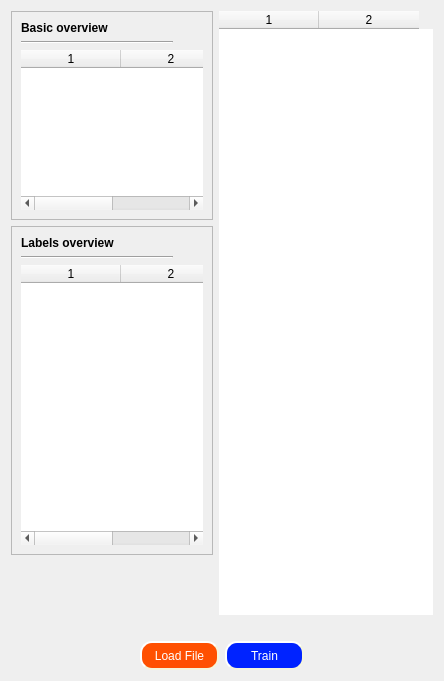
          <widget class="QWidget" name="MainTab">
           <attribute name="title">
            <string>Main</string>
           </attribute>
           <layout class="QVBoxLayout" name="verticalLayout_2">
            <item>
             <layout class="QHBoxLayout" name="horizontalLayout_4">
              <item>
               <layout class="QVBoxLayout" name="verticalLayout_3">
                <item>
                 <widget class="QFrame" name="frame_2">
                  <property name="styleSheet">
                   <string notr="true">max-width:200px</string>
                  </property>
                  <property name="frameShape">
                   <enum>QFrame::StyledPanel</enum>
                  </property>
                  <property name="frameShadow">
                   <enum>QFrame::Raised</enum>
                  </property>
                  <layout class="QVBoxLayout" name="verticalLayout_4">
                   <item>
                    <widget class="QLabel" name="BassicOverviewLabel">
                     <property name="font">
                      <font>
                       <family>Arial</family>
                       <pointsize>9</pointsize>
                       <weight>75</weight>
                       <bold>true</bold>
                      </font>
                     </property>
                     <property name="styleSheet">
                      <string notr="true">min-width:150px;
max-width:150px;</string>
                     </property>
                     <property name="text">
                      <string>Basic overview</string>
                     </property>
                    </widget>
                   </item>
                   <item>
                    <widget class="Line" name="line">
                     <property name="styleSheet">
                      <string notr="true">min-width:150px;
max-width:150px;</string>
                     </property>
                     <property name="orientation">
                      <enum>Qt::Horizontal</enum>
                     </property>
                    </widget>
                   </item>
                   <item>
                    <widget class="QTableWidget" name="BassicLabelInfoTableWidget">
                     <property name="maximumSize">
                      <size>
                       <width>200</width>
                       <height>160</height>
                      </size>
                     </property>
                     <property name="styleSheet">
                      <string notr="true">border:0px;</string>
                     </property>
                     <property name="editTriggers">
                      <set>QAbstractItemView::NoEditTriggers</set>
                     </property>
                     <property name="showGrid">
                      <bool>false</bool>
                     </property>
                     <property name="columnCount">
                      <number>2</number>
                     </property>
                     <column/>
                     <column/>
                    </widget>
                   </item>
                  </layout>
                 </widget>
                </item>
                <item>
                 <widget class="QFrame" name="frame">
                  <property name="styleSheet">
                   <string notr="true">max-width:200px</string>
                  </property>
                  <property name="frameShape">
                   <enum>QFrame::StyledPanel</enum>
                  </property>
                  <property name="frameShadow">
                   <enum>QFrame::Raised</enum>
                  </property>
                  <layout class="QVBoxLayout" name="verticalLayout_5">
                   <item>
                    <widget class="QLabel" name="LabelsOvervieLabel">
                     <property name="font">
                      <font>
                       <family>Arial</family>
                       <pointsize>9</pointsize>
                       <weight>75</weight>
                       <bold>true</bold>
                      </font>
                     </property>
                     <property name="styleSheet">
                      <string notr="true">min-width:150px;
max-width:150px;</string>
                     </property>
                     <property name="text">
                      <string>Labels overview</string>
                     </property>
                    </widget>
                   </item>
                   <item>
                    <widget class="Line" name="line_2">
                     <property name="styleSheet">
                      <string notr="true">min-width:150px;
max-width:150px;</string>
                     </property>
                     <property name="orientation">
                      <enum>Qt::Horizontal</enum>
                     </property>
                    </widget>
                   </item>
                   <item>
                    <widget class="QTableWidget" name="LabelTableWidget">
                     <property name="minimumSize">
                      <size>
                       <width>0</width>
                       <height>280</height>
                      </size>
                     </property>
                     <property name="maximumSize">
                      <size>
                       <width>200</width>
                       <height>16777215</height>
                      </size>
                     </property>
                     <property name="styleSheet">
                      <string notr="true">border:0px;</string>
                     </property>
                     <property name="editTriggers">
                      <set>QAbstractItemView::NoEditTriggers</set>
                     </property>
                     <property name="showGrid">
                      <bool>false</bool>
                     </property>
                     <property name="gridStyle">
                      <enum>Qt::SolidLine</enum>
                     </property>
                     <property name="columnCount">
                      <number>2</number>
                     </property>
                     <column/>
                     <column/>
                    </widget>
                   </item>
                  </layout>
                 </widget>
                </item>
                <item>
                 <spacer name="verticalSpacer_15">
                  <property name="orientation">
                   <enum>Qt::Vertical</enum>
                  </property>
                  <property name="sizeHint" stdset="0">
                   <size>
                    <width>20</width>
                    <height>40</height>
                   </size>
                  </property>
                 </spacer>
                </item>
                <item>
                 <spacer name="verticalSpacer">
                  <property name="orientation">
                   <enum>Qt::Vertical</enum>
                  </property>
                  <property name="sizeHint" stdset="0">
                   <size>
                    <width>20</width>
                    <height>40</height>
                   </size>
                  </property>
                 </spacer>
                </item>
               </layout>
              </item>
              <item>
               <layout class="QVBoxLayout" name="DatasetTableWidgetLayout">
                <item>
                 <widget class="QTableWidget" name="DatasetTableWidget">
                  <property name="styleSheet">
                   <string notr="true">border:0px</string>
                  </property>
                  <property name="sizeAdjustPolicy">
                   <enum>QAbstractScrollArea::AdjustToContents</enum>
                  </property>
                  <property name="editTriggers">
                   <set>QAbstractItemView::AnyKeyPressed|QAbstractItemView::EditKeyPressed</set>
                  </property>
                  <property name="selectionMode">
                   <enum>QAbstractItemView::NoSelection</enum>
                  </property>
                  <property name="columnCount">
                   <number>2</number>
                  </property>
                  <attribute name="horizontalHeaderCascadingSectionResizes">
                   <bool>false</bool>
                  </attribute>
                  <column/>
                  <column/>
                 </widget>
                </item>
                <item>
                 <layout class="QHBoxLayout" name="horizontalLayout_12">
                  <item>
                   <spacer name="horizontalSpacer_3">
                    <property name="orientation">
                     <enum>Qt::Horizontal</enum>
                    </property>
                    <property name="sizeHint" stdset="0">
                     <size>
                      <width>40</width>
                      <height>20</height>
                     </size>
                    </property>
                   </spacer>
                  </item>
                  <item>
                   <spacer name="horizontalSpacer_4">
                    <property name="orientation">
                     <enum>Qt::Horizontal</enum>
                    </property>
                    <property name="sizeHint" stdset="0">
                     <size>
                      <width>40</width>
                      <height>20</height>
                     </size>
                    </property>
                   </spacer>
                  </item>
                  <item>
                   <spacer name="horizontalSpacer_5">
                    <property name="orientation">
                     <enum>Qt::Horizontal</enum>
                    </property>
                    <property name="sizeHint" stdset="0">
                     <size>
                      <width>40</width>
                      <height>20</height>
                     </size>
                    </property>
                   </spacer>
                  </item>
                 </layout>
                </item>
               </layout>
              </item>
             </layout>
            </item>
            <item>
             <layout class="QHBoxLayout" name="horizontalLayout">
              <item>
               <spacer name="horizontalSpacer">
                <property name="orientation">
                 <enum>Qt::Horizontal</enum>
                </property>
                <property name="sizeHint" stdset="0">
                 <size>
                  <width>40</width>
                  <height>20</height>
                 </size>
                </property>
               </spacer>
              </item>
              <item>
               <widget class="QPushButton" name="LoadFileButton">
                <property name="font">
                 <font>
                  <family>Arial</family>
                  <pointsize>9</pointsize>
                 </font>
                </property>
                <property name="styleSheet">
                 <string notr="true">QPushButton{ 
	background-color: #FF5001;
	border-style: outset;
	border-width: 2px;
	border-radius: 12px;
	border-color: beige;
	max-width: 75px;
	min-width: 75px;
	max-height:25px;
	min-height:25px;
	color: rgb(255, 255, 255);
 }
QPushButton:pressed{ background-color: #FF5001; }
QPushButton:hover{ background-color: #eb4900; }</string>
                </property>
                <property name="text">
                 <string>Load File</string>
                </property>
               </widget>
              </item>
              <item>
               <widget class="QPushButton" name="TrainModelButton">
                <property name="font">
                 <font>
                  <family>Arial</family>
                  <pointsize>9</pointsize>
                 </font>
                </property>
                <property name="styleSheet">
                 <string notr="true">QPushButton{ 
	background-color: #0023FF;
	border-style: outset;
	border-width: 2px;
	border-radius: 12px;
	border-color: beige;
	max-width: 75px;
	min-width: 75px;
	max-height:25px;
	min-height:25px;
	color: rgb(255, 255, 255);
 }
QPushButton:pressed{ background-color: #0023FF; }
QPushButton:hover{ background-color: #001cc9; }</string>
                </property>
                <property name="text">
                 <string>Train</string>
                </property>
               </widget>
              </item>
              <item>
               <spacer name="horizontalSpacer_2">
                <property name="orientation">
                 <enum>Qt::Horizontal</enum>
                </property>
                <property name="sizeHint" stdset="0">
                 <size>
                  <width>40</width>
                  <height>20</height>
                 </size>
                </property>
               </spacer>
              </item>
             </layout>
            </item>
           </layout>
          </widget>
